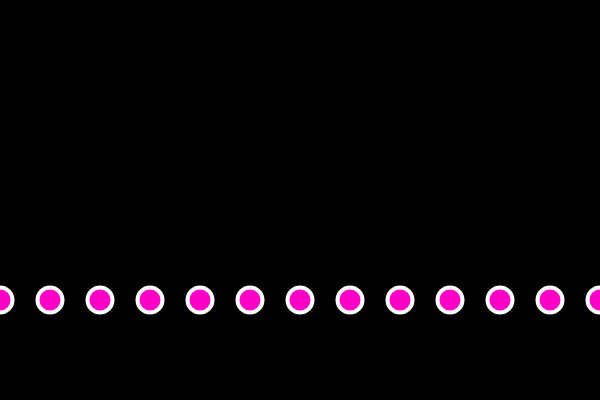
Frame 1 (no input)
Frame 60 (no input): identical to frame 1, image omitted
Frame 120 (the mouse pressed at the canvas centre since frame 60): identical to frame 1, image omitted

The p5.js sketch that drew this single still picture (run headless with seeded random() and noise() and a simulated clock; from frame 60 on, the mouse is pressed at the canvas centre):

// p5.js sketch
// ── sketch.js
function setup() {
  createCanvas(600, 400);
}

function draw() {
  background(0);

  stroke(255);
  strokeWeight(4);
  stroke(255);
  
for ( let x = 0; x <= width; x += 50) {
  fill(255, 0, 200);
  ellipse(x, 300, 25, 25);
}
}
